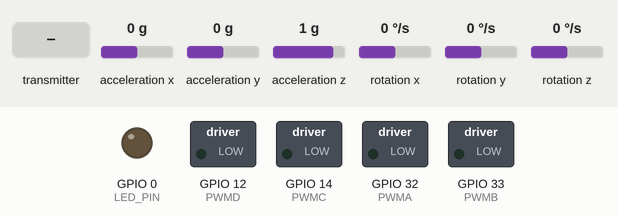
This sketch was run on a simulated ESP32. Parts: switched loads named in the sketch (green lamp = pin HIGH), output pins drawn as LEDs (lit = HIGH). Wiring (inferred from the names in the program): MPU-6050 motion sensor at I2C address 0x68. Inputs (shaded band) come from the test bench; at power-on: acceleration x 0 g, acceleration y 0 g, acceleration z 1 g, rotation x 0 °/s, rotation y 0 °/s, rotation z 0 °/s. EEPROM starts erased; what the sketch prints to the serial monitor is not drawn.

Above: at 4.0 s.
4.1 s: the transmitter starts sending vl_stick = 255
At 4.4 s:
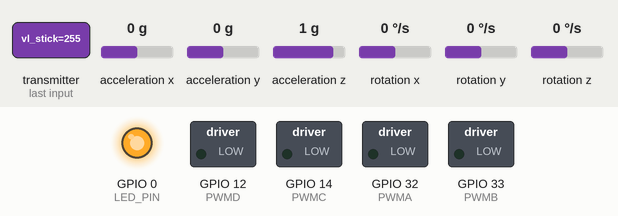
5.6 s: the transmitter starts sending vl_stick = 0
At 6.8 s:
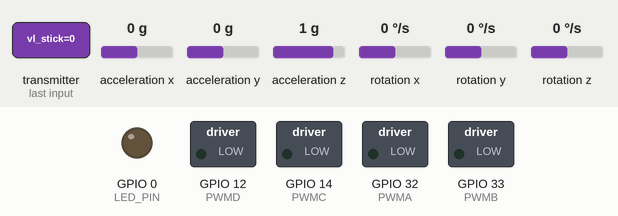
Timing chart, 0 to 8.6 s (numbered marks = the images above; inputs shaded):
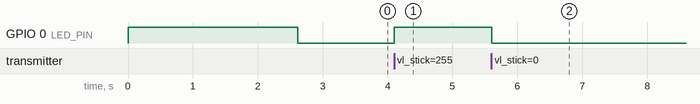

Measured:
- after the input at 4.1 s, GPIO 0 (LED_PIN): LOW → HIGH at once
- after the input at 5.6 s, GPIO 0 (LED_PIN): HIGH → LOW at once

The sketch:

BrushedFlightController-RTOS-MPU6050-ESPNow-Multiwii.ino
```cpp
#include "MPU.h"
#include "IMU.h"
#include <esp_now.h>
#include <WiFi.h>
#include <EEPROM.h>

#define EEPROM_SIZE sizeof(int16_t)*3

// HW Pins
#define PWMA 32
#define PWMB 33
#define PWMC 14
#define PWMD 12
#define VBAT_ADC 27
#define IMU_INTERRUPT 25
#define RF_INTERRUPT 15
#define LED_PIN 0

// setting PWM properties
#define FREQ 32000 // 70000 was working well
#define RESOLUTION 10
#define ledChannelA 0
#define ledChannelB 1
#define ledChannelC 2
#define ledChannelD 3

// Constants for ESC control

#define MAX_PWM (1<<RESOLUTION)-1
//#define DUTY_TO_PWM(x) ((float)x)*((float)MAX_PWM)/100.0

// PID sampling
#define PID_SAMPLING 3000//2800

// Class objects for data acquisition and sensor fusion
MPU imu = MPU();

// RF input message structure
typedef struct received_message {
  uint8_t hr_stick;
  uint8_t vr_stick;
  uint8_t hl_stick;
  uint8_t vl_stick;
  uint8_t start;
  uint8_t select;
  uint8_t triangle;
  uint8_t circle;
  uint8_t cross;
  uint8_t square;
  uint8_t l_stick_button;
  uint8_t r_stick_button;
  uint8_t l_back_button;
  uint8_t r_back_button;
} received_message;

received_message controller_data;

// RF output message structure
typedef struct sent_message {
  float loop_time;
  float process_time;
  /*
  float acc_x;
  float acc_y;
  float acc_z;
  float gyr_x;
  float gyr_y;
  float gyr_z;
  */
  float pitch;
  float roll;
} sent_message;

sent_message drone_data;

uint8_t broadcastAddress[] = {0xFF, 0xFF, 0xFF, 0xFF, 0xFF, 0xFF};

uint8_t update_telemetry;

// RF interface variables
unsigned long prev_rf_time = 0;
uint8_t prev_stop = 0;
uint8_t eStop = 1;
int16_t rcData[4];
int16_t rcCommand[4];

enum rc {
  ROLL,
  PITCH,
  YAW,
  THROTTLE,
};

// Orientation measurements
int16_t accSmooth[3];
int16_t gyrSmooth[3];
int16_t angle[2];

// PID calculation variables
unsigned long prev_pid_time = 0;
int16_t axisPID[3];
int16_t angleCorrection[2];

// Motor values
int16_t motor[4];

// Thread handles for tasks information display
TaskHandle_t rf_handle = NULL;

// RF reception callback
uint8_t msg_flag;
void OnDataRecv(const uint8_t * mac, const uint8_t *incomingData, int len) {
  memcpy(&controller_data, incomingData, sizeof(controller_data));
  msg_flag = 1;
}

// PID timer ISR
hw_timer_t * pid_timer = NULL;
volatile uint8_t update_pid;
void IRAM_ATTR pid_isr() {
  update_pid = 1;
}

void rfLoop(void *pvParameters ) {  //task to be created by FreeRTOS and pinned to core 0
  while (true) {

    unsigned long current_time = millis();
    unsigned long dt = current_time - prev_rf_time;
    if(dt > 500)
    {
      eStop = 1;
    }

    if(msg_flag)
    {
      prev_rf_time = current_time;

      // Joystick reading and mapping to correct ranges
      rcData[THROTTLE] = map(controller_data.vl_stick, 0, 255, 1000, 2000); // vertical left
      rcData[ROLL] = map(controller_data.hr_stick, 0, 255, -500, 500); // horizontal right
      rcData[PITCH] = map(controller_data.vr_stick, 0, 255, -500, 500); // vertical right
      rcData[YAW] = map(controller_data.hl_stick, 0, 255,-500, 500); // horizontal left

      // Exponential and ajusted scales
      rcCommand[THROTTLE] = map(constrain(rcData[THROTTLE], 1100, 2000), 1100, 2000, 1000, 2000);

      float x = ((float)abs(rcData[ROLL]))/128.0;
      rcCommand[ROLL] = ((1526.0 + 65.0*(x*x-15.0))*90.0*x)/1192.0;
      if(rcData[ROLL] < 0) rcCommand[ROLL] = -rcCommand[ROLL];

      x = ((float)abs(rcData[PITCH]))/128.0;
      rcCommand[PITCH] = ((1526.0 + 65.0*(x*x-15.0))*90.0*x)/1192.0;
      if(rcData[PITCH] < 0) rcCommand[PITCH] = -rcCommand[PITCH];

      rcCommand[YAW] = rcData[YAW];

      // Emergency stop simulated as a switch
      uint8_t temp_stop = controller_data.r_back_button;
      if(temp_stop == 1 && prev_stop == 0)
      {
        if(eStop == 1 && rcData[THROTTLE] == 1000)
        {
          eStop = 0;
        }
        else
        {
          eStop = 1;
        }
        //eStop = !eStop;
      }
      prev_stop = temp_stop;

      if(rcData[THROTTLE] > 1550)
      {
        digitalWrite(LED_PIN, HIGH);
      }
      else
      {
        digitalWrite(LED_PIN, LOW);
      }
      msg_flag = 0;
    }

    if(update_telemetry)
    {
      esp_now_send(broadcastAddress, (uint8_t *) &drone_data, sizeof(drone_data));
      update_telemetry = 0;
    }

    vTaskDelay(4);
  }
}

void setup(void)
{
  // Start UART Bus
  //Serial.begin(115200);
  Serial.begin(1000000);
  Serial.println("");
  Serial.println("Starting system");

  // Start SPI Bus
  Wire.begin();
  Wire.setClock(400000); // 400kHz I2C clock.

  EEPROM.begin(EEPROM_SIZE);

  // Initialize PWM channels
  ledcSetup(ledChannelA, FREQ, RESOLUTION);
  ledcAttachPin(PWMA, ledChannelA); // negative torque
  ledcWrite(ledChannelA, 0);

  ledcSetup(ledChannelB, FREQ, RESOLUTION);
  ledcAttachPin(PWMB, ledChannelB); // negative torque
  ledcWrite(ledChannelB, 0);

  ledcSetup(ledChannelC, FREQ, RESOLUTION);
  ledcAttachPin(PWMC, ledChannelC); // Positive toruqe
  ledcWrite(ledChannelC, 0);

  ledcSetup(ledChannelD, FREQ, RESOLUTION);
  ledcAttachPin(PWMD, ledChannelD); // Positive toruqe
  ledcWrite(ledChannelD, 0);

  pinMode(LED_PIN, OUTPUT);
  digitalWrite(LED_PIN, HIGH);

  delay(1000);

  // IMU intialization and calibration
  imu.initialize();

  int16_t ax_offset = 0;
  int16_t ay_offset = 0;
  int16_t az_offset = 0;

  int address = 0;
  EEPROM.get(address, ax_offset);
  address += sizeof(int16_t);
  EEPROM.get(address, ay_offset);
  address += sizeof(int16_t);
  EEPROM.get(address, az_offset);

  imu.accZero[0] = ax_offset;
  imu.accZero[1] = ay_offset;
  imu.accZero[2] = az_offset;

  imu.calibratingG = 512;
  //imu.calibratingA = 512;

  // Set device as a Wi-Fi Station
  WiFi.mode(WIFI_STA);

  // Init ESP-NOW
  if (esp_now_init() != ESP_OK) {
    Serial.println("Error initializing ESP-NOW");
    return;
  }

  // Callback for message recepion
  esp_now_register_recv_cb(OnDataRecv);

  esp_now_peer_info_t peerInfo;
  memcpy(peerInfo.peer_addr, broadcastAddress, 6);
  peerInfo.channel = 0;
  peerInfo.encrypt = false;

  // Add peer
  if (esp_now_add_peer(&peerInfo) != ESP_OK){
    Serial.println("Failed to add peer");
    return;
  }

  //Serial.println(ESP.getFreeHeap());

  // Orientation PID timer setup running at 250 Hz
  pid_timer = timerBegin(0, 80, true);
  timerAttachInterrupt(pid_timer, &pid_isr, true);
  timerAlarmWrite(pid_timer, PID_SAMPLING, true);

  // Blyn application running on core 0
  xTaskCreatePinnedToCore(
    rfLoop,      /* Function to implement the task */
    "RF core 0", /* Name of the task */
    5000,         /* Stack size in words */
    NULL,           /* Task input parameter */
    1,              /* Priority of the task */
    &rf_handle,           /* Task handle. */
    0);             /* Core where the task should run */

  // Start pid timer
  timerAlarmEnable(pid_timer);

  Serial.println("Intial setup finished");
  //total heap = 177360

  prev_pid_time = micros();
  prev_rf_time = millis();
}

void loop(void)
{

  uint8_t axis;
  int16_t rc;
  int16_t error, errorAngle;
  int16_t delta;
  static int32_t errorGyroI_YAW;
  static int16_t errorGyroI[2] = {0,0};
  static int16_t errorAngleI[2] = {0,0};
  static int16_t delta1[2],delta2[2];
  static int16_t lastGyro[2] = {0,0};

  int16_t PTerm = 0,ITerm = 0,DTerm, PTermACC, ITermACC;
  //              //mini//big
  uint8_t kp = 12;//5;//12;
  uint8_t ki = 30;//17;//30;
  uint8_t kd = 23;//52;//23;

  uint8_t level_kp = 45;//90
  uint8_t level_ki = 10;
  uint8_t level_kd = 100;

  uint8_t yaw_kp = 68;
  uint8_t yaw_ki = 45;
  uint8_t yaw_kd = 0;

  if(imu.calibrationFinished == 1)
  {
    digitalWrite(LED_PIN, LOW);
    imu.calibrationFinished = 0;
  }

  if(update_pid)
  {
    // Simple loop time verification
    unsigned long begining_time = micros();

    unsigned long current_time = micros();
    float dt = current_time - prev_pid_time;
    //Serial.println(dt, 0);
    prev_pid_time = current_time;


    if(rcData[THROTTLE] <= 1100)
    {
      errorGyroI[ROLL] = 0;
      errorGyroI[PITCH] = 0;
      errorGyroI_YAW = 0;
      errorAngleI[ROLL] = 0;
      errorAngleI[PITCH] = 0;
    }

    imu.Gyro_getADC();
    imu.ACC_getADC();

    // This outpus angle and gyrSmooth arrays
    getEstimatedAttitude(imu.raw_acc, imu.raw_gyr);

    // PITCH & ROLL
    for(axis=0;axis<2;axis++) {
      rc = rcCommand[axis]*0.3;//rcCommand[axis]*0.3; = tri-blade//rcCommand[axis]*0.1 = dual-blade or mini blade
      error = rc - gyrSmooth[axis];
      errorGyroI[axis]  = constrain(errorGyroI[axis]+error,-16000,+16000);       // WindUp   16 bits is ok here
      if (abs(gyrSmooth[axis])>640) errorGyroI[axis] = 0;

      ITerm = (errorGyroI[axis]>>7)*ki>>6;                        // 16 bits is ok here 16000/125 = 128 ; 128*250 = 32000

      PTerm = (rc*kp)>>6;

      angleCorrection[ROLL] = 0;
      angleCorrection[PITCH] = 0;

      // ANGLE MOde PID
      if(false){
        // 50 degrees max inclination
        errorAngle         = constrain(rcCommand[axis],-75,+75) - angle[axis] + angleCorrection[axis]; //16 bits is ok here
        errorAngleI[axis]  = constrain(errorAngleI[axis]+errorAngle,-10000,+10000);                                                // WindUp     //16 bits is ok here

        PTermACC           = errorAngle*level_kp>>7; // 32 bits is needed for calculation: errorAngle*P8 could exceed 32768   16 bits is ok for result

        int16_t limit      = level_kd*5;
        PTermACC           = constrain(PTermACC,-limit,+limit);

        ITermACC           = errorAngleI[axis]*level_ki>>12;   // 32 bits is needed for calculation:10000*I8 could exceed 32768   16 bits is ok for result

        ITerm              = ITermACC;
        PTerm              = PTermACC;
      }

      PTerm -= (gyrSmooth[axis]*kp)>>6; // 32 bits is needed for calculation

      delta          = gyrSmooth[axis] - lastGyro[axis];  // 16 bits is ok here, the dif between 2 consecutive gyro reads is limited to 800
      lastGyro[axis] = gyrSmooth[axis];
      DTerm          = delta1[axis]+delta2[axis]+delta;
      delta2[axis]   = delta1[axis];
      delta1[axis]   = delta;

      DTerm = (DTerm*kd)>>5;        // 32 bits is needed for calculation

      axisPID[axis] = PTerm + ITerm - DTerm;
    }

    //YAW
    #define GYRO_P_MAX 300
    #define GYRO_I_MAX 250

    rc = rcCommand[YAW] * 30  >> 5;

    error = rc - gyrSmooth[YAW];
    errorGyroI_YAW  += error*yaw_ki;
    errorGyroI_YAW  = constrain(errorGyroI_YAW, 2-((int32_t)1<<28), -2+((int32_t)1<<28));
    if (abs(rc) > 50) errorGyroI_YAW = 0;

    PTerm = error*kp>>6;
    ITerm = constrain((int16_t)(errorGyroI_YAW>>13),-GYRO_I_MAX,+GYRO_I_MAX);

    axisPID[YAW] =  PTerm + ITerm;

    // Mix table
    motor[0] = rcCommand[THROTTLE] - axisPID[ROLL] + axisPID[PITCH] + axisPID[YAW];
    motor[1] = rcCommand[THROTTLE] + axisPID[ROLL] + axisPID[PITCH] - axisPID[YAW];
    motor[2] = rcCommand[THROTTLE] + axisPID[ROLL] - axisPID[PITCH] + axisPID[YAW];
    motor[3] = rcCommand[THROTTLE] - axisPID[ROLL] - axisPID[PITCH] - axisPID[YAW];

    int16_t maxMotor;
    uint8_t i;

    maxMotor=motor[0];
    for(i=1; i< 4; i++)
      if (motor[i]>maxMotor) maxMotor=motor[i];
    for(i=0; i< 4; i++) {
      if (maxMotor > 2000) // this is a way to still have good gyro corrections if at least one motor reaches its max.
        motor[i] -= maxMotor - 2000;
      motor[i] = constrain(motor[i], 1000, 2000);
      if ((rcData[THROTTLE] < 1100))
        motor[i] = 1000;
      if (eStop)
        motor[i] = 1000;
    }

    for(i=0; i< 4; i++) {
      motor[i] = map(motor[i], 1000, 2000, 0, MAX_PWM);
    }

    ledcWrite(ledChannelA, motor[0]);
    ledcWrite(ledChannelB, motor[1]);
    ledcWrite(ledChannelC, motor[2]);
    ledcWrite(ledChannelD, motor[3]);

    // Log some values
    //Serial.print(uxTaskGetStackHighWaterMark(blynk_handle));
    //Serial.print("\t");
    //Serial.print(uxTaskGetStackHighWaterMark(imu_handle));

    //Serial.print(angle[ROLL]/10.0);
    //Serial.print(" ");
    //Serial.println(angle[PITCH]/10.0);

    //Serial.print(gyrSmooth[ROLL]);
    //Serial.print(" ");
    //Serial.println(gyrSmooth[PITCH]);
    //Serial.print(" ");
    //Serial.println(gyrSmooth[YAW]);

    //Serial.print(accSmooth[ROLL]);
    //Serial.print(" ");
    //Serial.print(accSmooth[PITCH]);
    //Serial.print(" ");
    //Serial.println(accSmooth[YAW]);

    update_pid = 0;

    float elapsed_time = micros() - begining_time;

    // Telemetry update
    drone_data.loop_time = dt;
    drone_data.process_time = elapsed_time;
    /*
    drone_data.acc_x = imu.accelerometer.x*imu.accelerometer.res;
    drone_data.acc_y = imu.accelerometer.y*imu.accelerometer.res;
    drone_data.acc_z = imu.accelerometer.z*imu.accelerometer.res;

    drone_data.gyr_x = imu.gyroscope.x*imu.gyroscope.res;
    drone_data.gyr_y = imu.gyroscope.y*imu.gyroscope.res;
    drone_data.gyr_z = imu.gyroscope.z*imu.gyroscope.res;
    */
    drone_data.roll = angle[ROLL]*PI/1800.0;
    drone_data.pitch = angle[PITCH]*PI/1800.0;

    // Set this to 0 if not needed to send data
    update_telemetry = 1;

    //Serial.println(elapsed_time, 0);
  }
}
```

IMU.cpp
```cpp
#include "IMU.h"

int16_t gyrFiltered[3];

typedef struct fp_vector {
    float X;
    float Y;
    float Z;
} t_fp_vector_def;

typedef union {
    float A[3];
    t_fp_vector_def V;
} t_fp_vector;

// Rotate Estimated vector(s) with small angle approximation, according to the gyro data
void rotateV(struct fp_vector *v, float *delta)
{
    struct fp_vector v_tmp = *v;

    // This does a  "proper" matrix rotation using gyro deltas without small-angle approximation
    float mat[3][3];
    float cosx, sinx, cosy, siny, cosz, sinz;
    float coszcosx, sinzcosx, coszsinx, sinzsinx;

    cosx = cosf(delta[0]);
    sinx = sinf(delta[0]);
    cosy = cosf(delta[1]);
    siny = sinf(delta[1]);
    cosz = cosf(delta[2]);
    sinz = sinf(delta[2]);

    coszcosx = cosz * cosx;
    sinzcosx = sinz * cosx;
    coszsinx = sinx * cosz;
    sinzsinx = sinx * sinz;

    mat[0][0] = cosz * cosy;
    mat[0][1] = -cosy * sinz;
    mat[0][2] = siny;
    mat[1][0] = sinzcosx + (coszsinx * siny);
    mat[1][1] = coszcosx - (sinzsinx * siny);
    mat[1][2] = -sinx * cosy;
    mat[2][0] = (sinzsinx) - (coszcosx * siny);
    mat[2][1] = (coszsinx) + (sinzcosx * siny);
    mat[2][2] = cosy * cosx;

    v->X = v_tmp.X * mat[0][0] + v_tmp.Y * mat[1][0] + v_tmp.Z * mat[2][0];
    v->Y = v_tmp.X * mat[0][1] + v_tmp.Y * mat[1][1] + v_tmp.Z * mat[2][1];
    v->Z = v_tmp.X * mat[0][2] + v_tmp.Y * mat[1][2] + v_tmp.Z * mat[2][2];
}


//void getEstimatedAttitude(){
void getEstimatedAttitude(int16_t* acc, int16_t* gyr)
{
  int32_t axis;
  int32_t accMag = 0;
  float deltaGyroAngle[3];

  static t_fp_vector EstG = {0, 0, ACC_1G};

  static uint32_t previousT;
  uint32_t currentT = micros();
  uint32_t deltaT = currentT - previousT;
  float scale = deltaT * GYRO_SCALE;
  previousT = currentT;

  // Initialization
  for (axis = 0; axis < 3; axis++) {
    gyrSmooth[axis] = 0.7*gyrSmooth[axis] + 0.3*gyr[axis];
    gyrFiltered[axis] = 0.95*gyrFiltered[axis] + 0.05*gyr[axis];
    accSmooth[axis]  = 0.99*accSmooth[axis] + 0.01*acc[axis];

    accMag += (int32_t)accSmooth[axis] * accSmooth[axis];

    // This could/shoule be done using filtered gyro
    //deltaGyroAngle[axis] = gyr[axis] * scale;
    deltaGyroAngle[axis] = gyrFiltered[axis] * scale;
  }

  /*
  Serial.print(accSmooth[0]);
  Serial.print(" ");
  Serial.print(accSmooth[1]);
  Serial.print(" ");
  Serial.println(accSmooth[2]);
  */

  accMag = accMag * 100 / ((int32_t)ACC_1G * ACC_1G);

  rotateV(&EstG.V, deltaGyroAngle);

  if (72 < (uint16_t)accMag && (uint16_t)accMag < 133) {
    for (axis = 0; axis < 3; axis++)
      EstG.A[axis] = EstG.A[axis]*0.99  + accSmooth[axis]*0.01;
  }

  float anglerad[2] = { 0.0f, 0.0f };    // absolute angle inclination in radians

  // Attitude of the estimated vector
  anglerad[0] = atan2f(EstG.V.Y, EstG.V.Z);
  anglerad[1] = atan2f(-EstG.V.X, sqrtf(EstG.V.Y * EstG.V.Y + EstG.V.Z * EstG.V.Z));
  angle[0] = lrintf(anglerad[0] * (1800.0f / M_PI));
  angle[1] = lrintf(anglerad[1] * (1800.0f / M_PI));
}
```

IMU.h
```cpp
#ifndef IMU_H_
#define IMU_H_

#include <Arduino.h>
#include "MPU.h"

extern int16_t gyrSmooth[3];
extern int16_t accSmooth[3];
extern int16_t angle[2];

void getEstimatedAttitude(int16_t* acc, int16_t* gyr);

#endif
```

MPU.h
```cpp
#ifndef MPU_H_
#define MPU_H_

#include <Arduino.h>
//#include <Wire.h>
#include "i2c_wrapper.h"
#include <EEPROM.h>

#define MPU6050_DEFAULT_ADDRESS 0x68
//#define GYRO_DLPF_CFG   0 //Default settings LPF 256Hz/8000Hz sample
//#define GYRO_DLPF_CFG   5 // 10Hz LPF
#define GYRO_DLPF_CFG   6 // 5Hz LPF

#define ACC_1G 512*8

#define GYRO_SCALE (4 / 16.4 * PI / 180.0 / 1000000.0) //16.4 LSB = 1 deg/s

class MPU
{
  public:
    uint16_t calibratingG;
    uint16_t calibratingA;
    uint8_t calibrationFinished = 0;

    int16_t raw_acc[3];
    int16_t raw_gyr[3];

    // Public so EEPROM values can be stored here
    int16_t accZero[3];

    MPU(uint8_t address = MPU6050_DEFAULT_ADDRESS);

    void initialize();
    void Gyro_getADC ();
    void ACC_getADC ();

  private:
    uint8_t dev_address;

    int16_t gyroZero[3];

    void GYRO_Common();
    void ACC_Common();

    void mpu_write(uint8_t reg, uint8_t val);
    uint8_t mpu_single_read(uint8_t reg);
};

#endif
```

i2c_wrapper.h
```cpp
#ifndef I2C_WRAPPER
#define I2C_WRAPPER

#include <Wire.h>

#define SUCCESS  0
#define ADDR_ERR 1
#define DATA_ERR 2

static uint8_t i2cset(uint8_t address, uint8_t *data, uint8_t len, bool stp)
{
  //address = (address<<1);
  Wire.beginTransmission(address);
  for(int i = 0; i < len; i++) { Wire.write(data[i]); }
  // This needs to return 0
  return Wire.endTransmission(stp);
}

static void i2cget(uint8_t address, uint8_t reg, uint8_t *data, uint8_t len)
{
  uint8_t tx_data[1] = {reg};
  i2cset(address, tx_data, 1, false);

  Wire.requestFrom(address, len);
  uint8_t i = 0;
  while(Wire.available()){
    if(len == i)
      return;
    data[i++] = Wire.read();
  }
}
#endif
```

Source omitted: MPU.cpp (3576 bytes)
